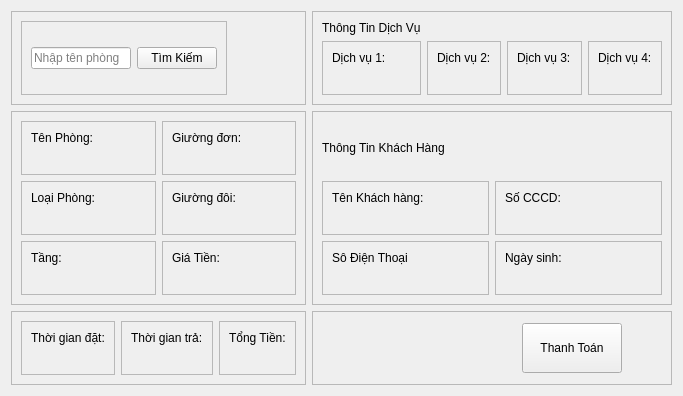
             <widget class="QWidget" name="page_6">
              <layout class="QGridLayout" name="gridLayout_5">
               <item row="0" column="0">
                <widget class="QFrame" name="frame_38">
                 <property name="sizePolicy">
                  <sizepolicy hsizetype="Preferred" vsizetype="Preferred">
                   <horstretch>0</horstretch>
                   <verstretch>0</verstretch>
                  </sizepolicy>
                 </property>
                 <property name="frameShape">
                  <enum>QFrame::StyledPanel</enum>
                 </property>
                 <property name="frameShadow">
                  <enum>QFrame::Raised</enum>
                 </property>
                 <layout class="QHBoxLayout" name="horizontalLayout_31">
                  <item alignment="Qt::AlignLeft">
                   <widget class="QFrame" name="frame_39">
                    <property name="frameShape">
                     <enum>QFrame::StyledPanel</enum>
                    </property>
                    <property name="frameShadow">
                     <enum>QFrame::Raised</enum>
                    </property>
                    <layout class="QHBoxLayout" name="horizontalLayout_2">
                     <item>
                      <widget class="QLineEdit" name="lineEditTimKiem3">
                       <property name="maximumSize">
                        <size>
                         <width>100</width>
                         <height>16777215</height>
                        </size>
                       </property>
                       <property name="placeholderText">
                        <string>Nhập tên phòng</string>
                       </property>
                      </widget>
                     </item>
                     <item>
                      <widget class="QPushButton" name="buttonTimKiem3">
                       <property name="text">
                        <string>Tìm Kiếm</string>
                       </property>
                      </widget>
                     </item>
                    </layout>
                   </widget>
                  </item>
                  <item>
                   <spacer name="horizontalSpacer_9">
                    <property name="orientation">
                     <enum>Qt::Horizontal</enum>
                    </property>
                    <property name="sizeHint" stdset="0">
                     <size>
                      <width>40</width>
                      <height>20</height>
                     </size>
                    </property>
                   </spacer>
                  </item>
                 </layout>
                </widget>
               </item>
               <item row="0" column="1">
                <widget class="QFrame" name="frame_54">
                 <property name="frameShape">
                  <enum>QFrame::StyledPanel</enum>
                 </property>
                 <property name="frameShadow">
                  <enum>QFrame::Raised</enum>
                 </property>
                 <layout class="QGridLayout" name="gridLayout_4">
                  <item row="0" column="0">
                   <widget class="QLabel" name="label_37">
                    <property name="text">
                     <string>Thông Tin Dịch Vụ</string>
                    </property>
                   </widget>
                  </item>
                  <item row="1" column="0">
                   <widget class="QFrame" name="frame_55">
                    <property name="frameShape">
                     <enum>QFrame::StyledPanel</enum>
                    </property>
                    <property name="frameShadow">
                     <enum>QFrame::Raised</enum>
                    </property>
                    <layout class="QVBoxLayout" name="verticalLayout_18">
                     <item>
                      <widget class="QLabel" name="label_38">
                       <property name="text">
                        <string>Dịch vụ 1:</string>
                       </property>
                      </widget>
                     </item>
                     <item>
                      <widget class="QLabel" name="labelDichVu1">
                       <property name="text">
                        <string/>
                       </property>
                      </widget>
                     </item>
                    </layout>
                   </widget>
                  </item>
                  <item row="1" column="1">
                   <widget class="QFrame" name="frame_56">
                    <property name="frameShape">
                     <enum>QFrame::StyledPanel</enum>
                    </property>
                    <property name="frameShadow">
                     <enum>QFrame::Raised</enum>
                    </property>
                    <layout class="QVBoxLayout" name="verticalLayout_19">
                     <item>
                      <widget class="QLabel" name="label_40">
                       <property name="text">
                        <string>Dịch vụ 2:</string>
                       </property>
                      </widget>
                     </item>
                     <item>
                      <widget class="QLabel" name="labelDichVu2">
                       <property name="text">
                        <string/>
                       </property>
                      </widget>
                     </item>
                    </layout>
                   </widget>
                  </item>
                  <item row="1" column="2">
                   <widget class="QFrame" name="frame_57">
                    <property name="frameShape">
                     <enum>QFrame::StyledPanel</enum>
                    </property>
                    <property name="frameShadow">
                     <enum>QFrame::Raised</enum>
                    </property>
                    <layout class="QVBoxLayout" name="verticalLayout_20">
                     <item>
                      <widget class="QLabel" name="label_42">
                       <property name="text">
                        <string>Dịch vụ 3:</string>
                       </property>
                      </widget>
                     </item>
                     <item>
                      <widget class="QLabel" name="labelDichVu3">
                       <property name="text">
                        <string/>
                       </property>
                      </widget>
                     </item>
                    </layout>
                   </widget>
                  </item>
                  <item row="1" column="3">
                   <widget class="QFrame" name="frame_58">
                    <property name="frameShape">
                     <enum>QFrame::StyledPanel</enum>
                    </property>
                    <property name="frameShadow">
                     <enum>QFrame::Raised</enum>
                    </property>
                    <layout class="QVBoxLayout" name="verticalLayout_21">
                     <item>
                      <widget class="QLabel" name="label_44">
                       <property name="text">
                        <string>Dịch vụ 4:</string>
                       </property>
                      </widget>
                     </item>
                     <item>
                      <widget class="QLabel" name="labelDichVu4">
                       <property name="text">
                        <string/>
                       </property>
                      </widget>
                     </item>
                    </layout>
                   </widget>
                  </item>
                 </layout>
                </widget>
               </item>
               <item row="1" column="0" rowspan="2">
                <widget class="QFrame" name="frame_41">
                 <property name="frameShape">
                  <enum>QFrame::StyledPanel</enum>
                 </property>
                 <property name="frameShadow">
                  <enum>QFrame::Raised</enum>
                 </property>
                 <layout class="QGridLayout" name="gridLayout_2">
                  <item row="0" column="0">
                   <widget class="QFrame" name="frame_42">
                    <property name="frameShape">
                     <enum>QFrame::StyledPanel</enum>
                    </property>
                    <property name="frameShadow">
                     <enum>QFrame::Raised</enum>
                    </property>
                    <layout class="QVBoxLayout" name="verticalLayout_36">
                     <item>
                      <widget class="QLabel" name="label_15">
                       <property name="text">
                        <string>Tên Phòng:</string>
                       </property>
                      </widget>
                     </item>
                     <item>
                      <widget class="QLabel" name="labelTenPhong3">
                       <property name="text">
                        <string/>
                       </property>
                      </widget>
                     </item>
                    </layout>
                   </widget>
                  </item>
                  <item row="0" column="1">
                   <widget class="QFrame" name="frame_43">
                    <property name="frameShape">
                     <enum>QFrame::StyledPanel</enum>
                    </property>
                    <property name="frameShadow">
                     <enum>QFrame::Raised</enum>
                    </property>
                    <layout class="QVBoxLayout" name="verticalLayout_38">
                     <item>
                      <widget class="QLabel" name="label_21">
                       <property name="text">
                        <string>Giường đơn:</string>
                       </property>
                      </widget>
                     </item>
                     <item>
                      <widget class="QLabel" name="labelGiuongDon3">
                       <property name="text">
                        <string/>
                       </property>
                      </widget>
                     </item>
                    </layout>
                   </widget>
                  </item>
                  <item row="1" column="0">
                   <widget class="QFrame" name="frame_44">
                    <property name="frameShape">
                     <enum>QFrame::StyledPanel</enum>
                    </property>
                    <property name="frameShadow">
                     <enum>QFrame::Raised</enum>
                    </property>
                    <layout class="QVBoxLayout" name="verticalLayout_39">
                     <item>
                      <widget class="QLabel" name="label_17">
                       <property name="text">
                        <string>Loại Phòng:</string>
                       </property>
                      </widget>
                     </item>
                     <item>
                      <widget class="QLabel" name="labelLoaiPhong3">
                       <property name="text">
                        <string/>
                       </property>
                      </widget>
                     </item>
                    </layout>
                   </widget>
                  </item>
                  <item row="1" column="1">
                   <widget class="QFrame" name="frame_45">
                    <property name="frameShape">
                     <enum>QFrame::StyledPanel</enum>
                    </property>
                    <property name="frameShadow">
                     <enum>QFrame::Raised</enum>
                    </property>
                    <layout class="QVBoxLayout" name="verticalLayout_37">
                     <item>
                      <widget class="QLabel" name="label_23">
                       <property name="text">
                        <string>Giường đôi:</string>
                       </property>
                      </widget>
                     </item>
                     <item>
                      <widget class="QLabel" name="labelGiuongDoi3">
                       <property name="text">
                        <string/>
                       </property>
                      </widget>
                     </item>
                    </layout>
                   </widget>
                  </item>
                  <item row="2" column="0">
                   <widget class="QFrame" name="frame_46">
                    <property name="frameShape">
                     <enum>QFrame::StyledPanel</enum>
                    </property>
                    <property name="frameShadow">
                     <enum>QFrame::Raised</enum>
                    </property>
                    <layout class="QVBoxLayout" name="verticalLayout_40">
                     <item>
                      <widget class="QLabel" name="label_18">
                       <property name="text">
                        <string>Tầng:</string>
                       </property>
                      </widget>
                     </item>
                     <item>
                      <widget class="QLabel" name="labelTang3">
                       <property name="text">
                        <string/>
                       </property>
                      </widget>
                     </item>
                    </layout>
                   </widget>
                  </item>
                  <item row="2" column="1">
                   <widget class="QFrame" name="frame_47">
                    <property name="frameShape">
                     <enum>QFrame::StyledPanel</enum>
                    </property>
                    <property name="frameShadow">
                     <enum>QFrame::Raised</enum>
                    </property>
                    <layout class="QVBoxLayout" name="verticalLayout_41">
                     <item>
                      <widget class="QLabel" name="label_25">
                       <property name="text">
                        <string>Giá Tiền:</string>
                       </property>
                      </widget>
                     </item>
                     <item>
                      <widget class="QLabel" name="labelGiaTien3">
                       <property name="text">
                        <string/>
                       </property>
                      </widget>
                     </item>
                    </layout>
                   </widget>
                  </item>
                 </layout>
                </widget>
               </item>
               <item row="3" column="0">
                <widget class="QFrame" name="frame_59">
                 <property name="frameShape">
                  <enum>QFrame::StyledPanel</enum>
                 </property>
                 <property name="frameShadow">
                  <enum>QFrame::Raised</enum>
                 </property>
                 <layout class="QHBoxLayout" name="horizontalLayout_39">
                  <item>
                   <widget class="QFrame" name="frame_61">
                    <property name="frameShape">
                     <enum>QFrame::StyledPanel</enum>
                    </property>
                    <property name="frameShadow">
                     <enum>QFrame::Raised</enum>
                    </property>
                    <layout class="QVBoxLayout" name="verticalLayout_24">
                     <item>
                      <widget class="QLabel" name="label_50">
                       <property name="text">
                        <string>Thời gian đặt:</string>
                       </property>
                      </widget>
                     </item>
                     <item>
                      <widget class="QLabel" name="labelThoiGianDat">
                       <property name="text">
                        <string/>
                       </property>
                      </widget>
                     </item>
                    </layout>
                   </widget>
                  </item>
                  <item>
                   <widget class="QFrame" name="frame_62">
                    <property name="frameShape">
                     <enum>QFrame::StyledPanel</enum>
                    </property>
                    <property name="frameShadow">
                     <enum>QFrame::Raised</enum>
                    </property>
                    <layout class="QVBoxLayout" name="verticalLayout_23">
                     <item>
                      <widget class="QLabel" name="label_52">
                       <property name="text">
                        <string>Thời gian trả:</string>
                       </property>
                      </widget>
                     </item>
                     <item>
                      <widget class="QLabel" name="labelThoiGianTra">
                       <property name="text">
                        <string/>
                       </property>
                      </widget>
                     </item>
                    </layout>
                   </widget>
                  </item>
                  <item>
                   <widget class="QFrame" name="frame_60">
                    <property name="frameShape">
                     <enum>QFrame::StyledPanel</enum>
                    </property>
                    <property name="frameShadow">
                     <enum>QFrame::Raised</enum>
                    </property>
                    <layout class="QVBoxLayout" name="verticalLayout_22">
                     <item>
                      <widget class="QLabel" name="label_46">
                       <property name="text">
                        <string>Tổng Tiền:</string>
                       </property>
                      </widget>
                     </item>
                     <item>
                      <widget class="QLabel" name="labelTongTien">
                       <property name="text">
                        <string/>
                       </property>
                      </widget>
                     </item>
                    </layout>
                   </widget>
                  </item>
                 </layout>
                </widget>
               </item>
               <item row="3" column="1">
                <widget class="QFrame" name="frame_63">
                 <property name="frameShape">
                  <enum>QFrame::StyledPanel</enum>
                 </property>
                 <property name="frameShadow">
                  <enum>QFrame::Raised</enum>
                 </property>
                 <layout class="QHBoxLayout" name="horizontalLayout_40">
                  <item>
                   <spacer name="horizontalSpacer_10">
                    <property name="orientation">
                     <enum>Qt::Horizontal</enum>
                    </property>
                    <property name="sizeType">
                     <enum>QSizePolicy::Maximum</enum>
                    </property>
                    <property name="sizeHint" stdset="0">
                     <size>
                      <width>200</width>
                      <height>20</height>
                     </size>
                    </property>
                   </spacer>
                  </item>
                  <item>
                   <widget class="QPushButton" name="buttonThanhToan">
                    <property name="minimumSize">
                     <size>
                      <width>100</width>
                      <height>50</height>
                     </size>
                    </property>
                    <property name="text">
                     <string>Thanh Toán</string>
                    </property>
                   </widget>
                  </item>
                  <item>
                   <spacer name="horizontalSpacer_11">
                    <property name="orientation">
                     <enum>Qt::Horizontal</enum>
                    </property>
                    <property name="sizeHint" stdset="0">
                     <size>
                      <width>40</width>
                      <height>20</height>
                     </size>
                    </property>
                   </spacer>
                  </item>
                 </layout>
                </widget>
               </item>
               <item row="1" column="1" rowspan="2">
                <widget class="QFrame" name="frame_48">
                 <property name="frameShape">
                  <enum>QFrame::StyledPanel</enum>
                 </property>
                 <property name="frameShadow">
                  <enum>QFrame::Raised</enum>
                 </property>
                 <layout class="QGridLayout" name="gridLayout_3">
                  <item row="3" column="1">
                   <widget class="QFrame" name="frame_51">
                    <property name="frameShape">
                     <enum>QFrame::StyledPanel</enum>
                    </property>
                    <property name="frameShadow">
                     <enum>QFrame::Raised</enum>
                    </property>
                    <layout class="QVBoxLayout" name="verticalLayout_16">
                     <item>
                      <widget class="QLabel" name="label_31">
                       <property name="text">
                        <string>Ngày sinh:</string>
                       </property>
                      </widget>
                     </item>
                     <item>
                      <widget class="QLabel" name="labelNgaySinh">
                       <property name="text">
                        <string/>
                       </property>
                      </widget>
                     </item>
                    </layout>
                   </widget>
                  </item>
                  <item row="3" column="0">
                   <widget class="QFrame" name="frame_53">
                    <property name="frameShape">
                     <enum>QFrame::StyledPanel</enum>
                    </property>
                    <property name="frameShadow">
                     <enum>QFrame::Raised</enum>
                    </property>
                    <layout class="QVBoxLayout" name="verticalLayout_17">
                     <item>
                      <widget class="QLabel" name="label_35">
                       <property name="text">
                        <string>Sô Điện Thoại</string>
                       </property>
                      </widget>
                     </item>
                     <item>
                      <widget class="QLabel" name="labelSDT">
                       <property name="text">
                        <string/>
                       </property>
                      </widget>
                     </item>
                    </layout>
                   </widget>
                  </item>
                  <item row="2" column="0">
                   <widget class="QFrame" name="frame_49">
                    <property name="frameShape">
                     <enum>QFrame::StyledPanel</enum>
                    </property>
                    <property name="frameShadow">
                     <enum>QFrame::Raised</enum>
                    </property>
                    <layout class="QVBoxLayout" name="verticalLayout_14">
                     <item>
                      <widget class="QLabel" name="label_29">
                       <property name="text">
                        <string>Tên Khách hàng:</string>
                       </property>
                      </widget>
                     </item>
                     <item>
                      <widget class="QLabel" name="labelTenKhachHang">
                       <property name="text">
                        <string/>
                       </property>
                      </widget>
                     </item>
                    </layout>
                   </widget>
                  </item>
                  <item row="1" column="0">
                   <widget class="QLabel" name="label_19">
                    <property name="text">
                     <string>Thông Tin Khách Hàng</string>
                    </property>
                   </widget>
                  </item>
                  <item row="2" column="1">
                   <widget class="QFrame" name="frame_50">
                    <property name="frameShape">
                     <enum>QFrame::StyledPanel</enum>
                    </property>
                    <property name="frameShadow">
                     <enum>QFrame::Raised</enum>
                    </property>
                    <layout class="QVBoxLayout" name="verticalLayout_15">
                     <item>
                      <widget class="QLabel" name="label_30">
                       <property name="text">
                        <string>Số CCCD:</string>
                       </property>
                      </widget>
                     </item>
                     <item>
                      <widget class="QLabel" name="labelCCCD">
                       <property name="text">
                        <string/>
                       </property>
                      </widget>
                     </item>
                    </layout>
                   </widget>
                  </item>
                 </layout>
                </widget>
               </item>
              </layout>
             </widget>
